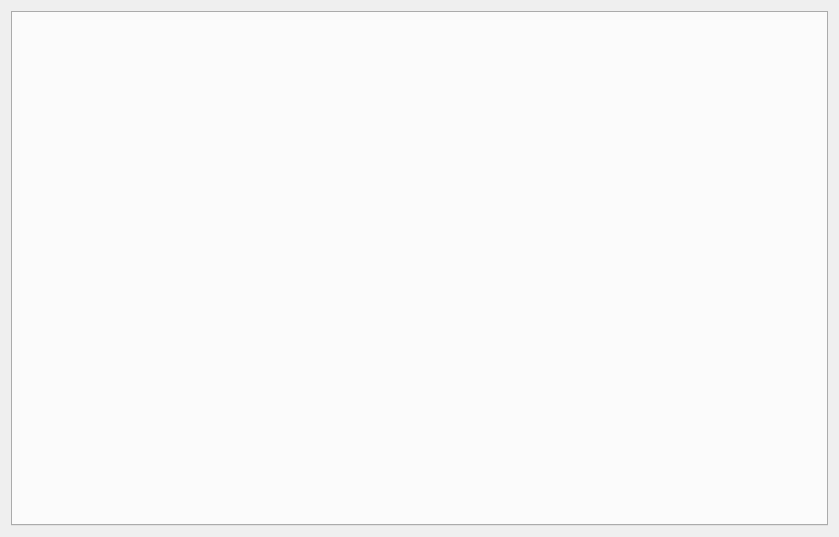
<?xml version="1.0" encoding="UTF-8"?>
<ui version="4.0">
 <class>Form</class>
 <widget class="QWidget" name="Form">
  <property name="geometry">
   <rect>
    <x>0</x>
    <y>0</y>
    <width>839</width>
    <height>537</height>
   </rect>
  </property>
  <property name="windowTitle">
   <string>Form</string>
  </property>
  <layout class="QVBoxLayout" name="verticalLayout">
   <item>
    <widget class="QTabWidget" name="tabWidget">
     <property name="currentIndex">
      <number>0</number>
     </property>
     <property name="tabsClosable">
      <bool>true</bool>
     </property>
     <property name="movable">
      <bool>true</bool>
     </property>
     <property name="tabBarAutoHide">
      <bool>true</bool>
     </property>
     <widget class="QWidget" name="tab">
      <attribute name="title">
       <string>Tab 1</string>
      </attribute>
     </widget>
    </widget>
   </item>
  </layout>
 </widget>
 <resources/>
 <connections/>
</ui>
